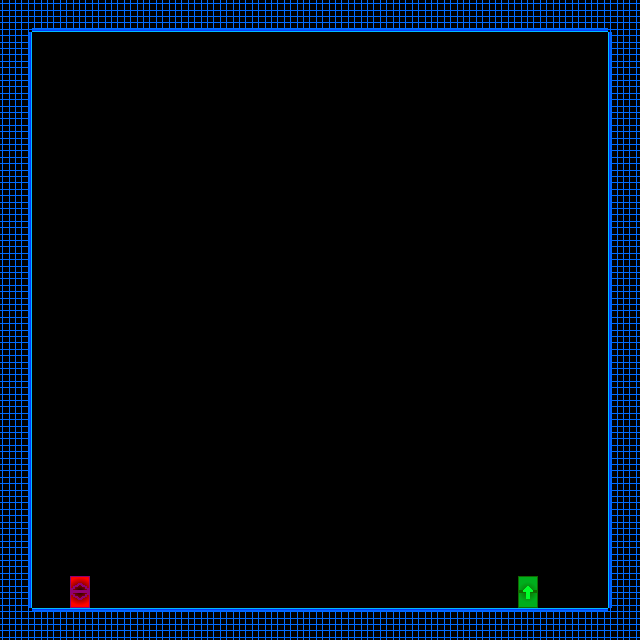

This game map was drawn from its Tiled (.tmx) file and the tilesets committed beside it. A one-line description and the trimmed map source follow:
An orthogonal 20x20 tile map with 32x32 px tiles, 1 tile layer (Livello tile 1) and 6 objects.

<map version="1.0" orientation="orthogonal" renderorder="right-down" width="20" height="20" tilewidth="32" tileheight="32" nextobjectid="7">
 <tileset firstgid="1" name="TestTile" tilewidth="32" tileheight="32" tilecount="117">
  <image source="resources/tiles/TestTile.png" width="416" height="288" />
 </tileset>
 <layer name="Livello tile 1" width="20" height="20">
  <data>[400 cells, 78 non-empty, 7 distinct tile ids]</data>
 </layer>
 <objectgroup name="Triggers" visible="0">
  <object id="1" x="0" y="0" width="640" height="32">
   <properties>
    <property name="blocker" value="b" />
   </properties>
  </object>
  <object id="2" x="0" y="608" width="640" height="32">
   <properties>
    <property name="blocker" value="t" />
   </properties>
  </object>
  <object id="3" x="0" y="32" width="32" height="576">
   <properties>
    <property name="blocker" value="r" />
   </properties>
  </object>
  <object id="4" x="608" y="32" width="32" height="576">
   <properties>
    <property name="blocker" value="l" />
   </properties>
  </object>
  <object id="5" x="64" y="576" width="32" height="32">
   <properties>
    <property name="playerEntrance" value="" />
   </properties>
  </object>
  <object id="6" x="512" y="576" width="32" height="32">
   <properties>
    <property name="playerExit" value="LevelMono" />
   </properties>
  </object>
 </objectgroup>
</map>
